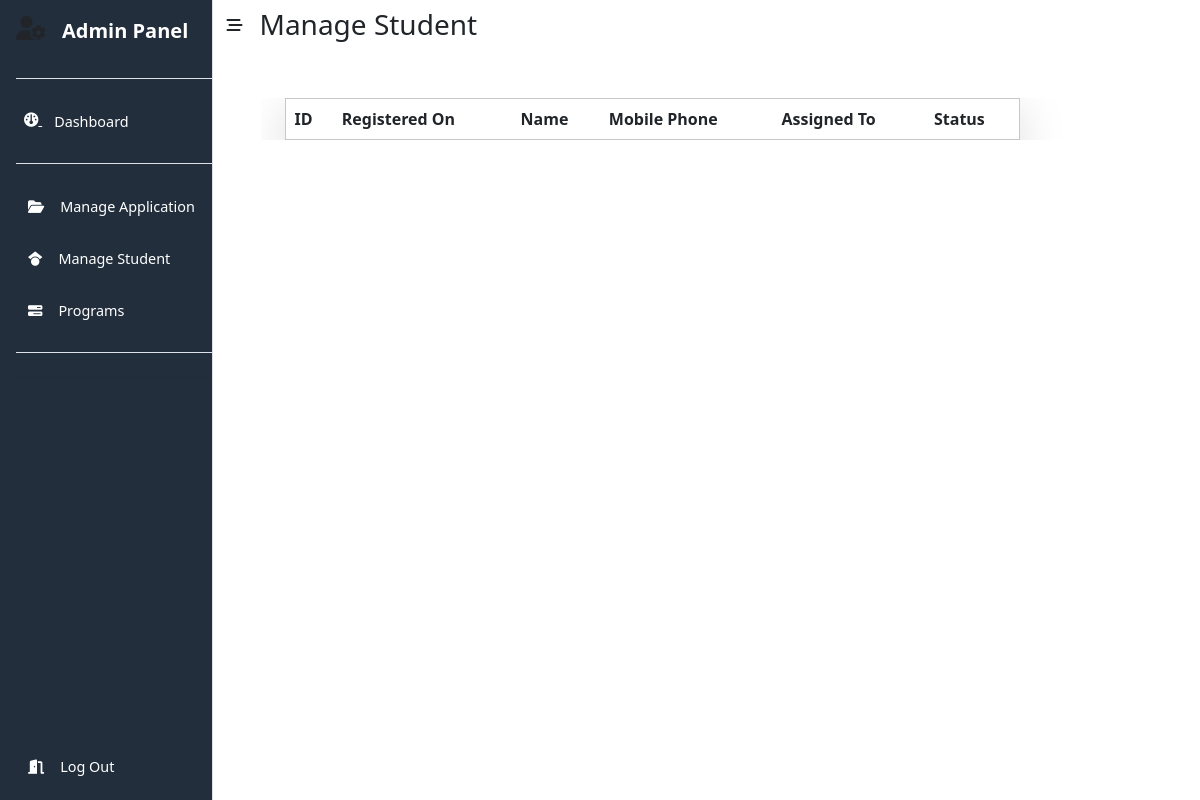
Before: /Admin/manStudent.php with the older database file.
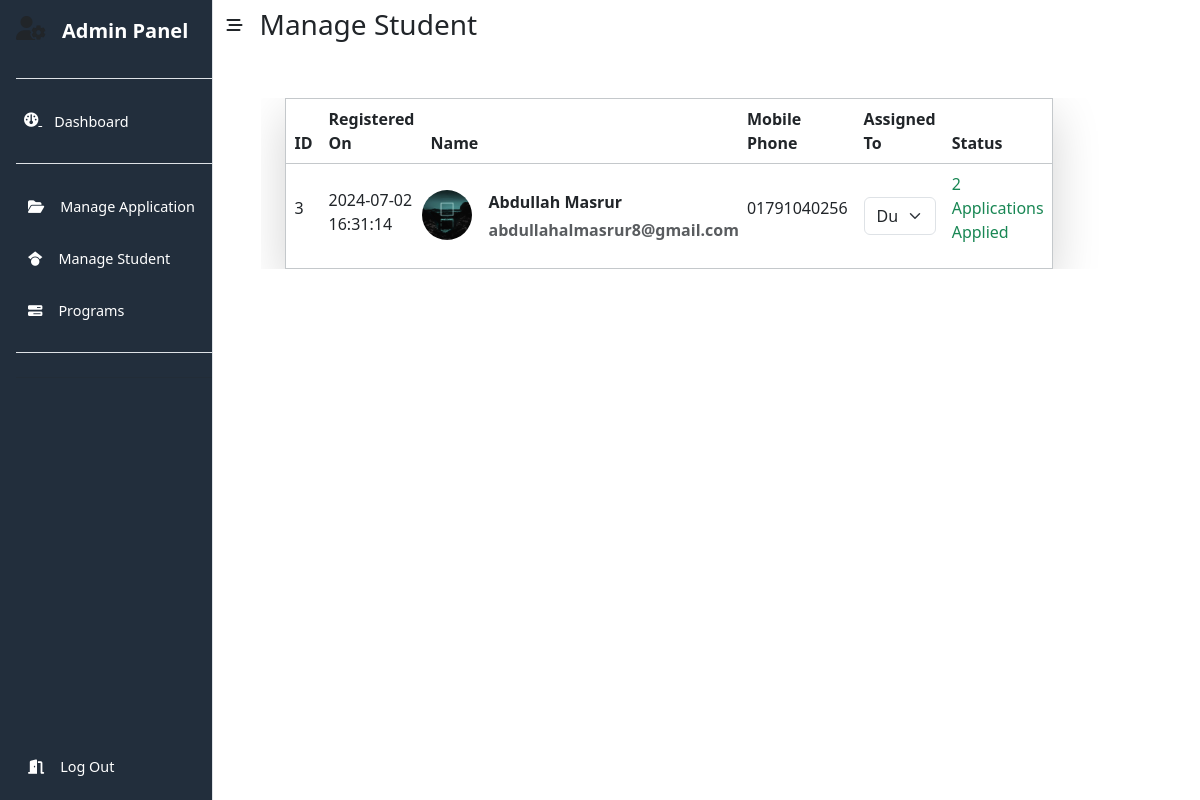
After: the same page with the newer database file.
### tables this page shows
CREATE TABLE `users` (
  `id` int(255) NOT NULL,
  `firstname` varchar(255) NOT NULL,
  `lastname` varchar(255) NOT NULL,
  `password` varchar(255) NOT NULL,
  `email` varchar(255) NOT NULL,
  `phonenumber` varchar(255) NOT NULL,
  `verifytoken` varchar(255) NOT NULL,
  `verifystatus` int(255) NOT NULL,
  `dob` varchar(255) NOT NULL,
  `gender` varchar(255) NOT NULL,
  `marital` varchar(255) NOT NULL,
  `nation` varchar(255) NOT NULL,
  `address` varchar(255) NOT NULL,
  `postcode` varchar(255) NOT NULL,
  `passportnum` varchar(255) NOT NULL,
  `issuecountry` varchar(255) NOT NULL,
  `issuedate` varchar(255) NOT NULL,
  `expirydate` varchar(255) NOT NULL,
  `institutionname` varchar(255) NOT NULL,
  `studycountry` varchar(255) NOT NULL,
  `cgpa` varchar(255) NOT NULL,
  `qualification` varchar(255) NOT NULL,
  `startdate` varchar(255) NOT NULL,
  `enddate` varchar(255) NOT NULL,
  `language` varchar(255) NOT NULL,
  `eduaddress` varchar(255) NOT NULL,
  `companyname` varchar(255) NOT NULL,
  `jobtitle` varchar(255) NOT NULL,
  `jobstartdate` varchar(255) NOT NULL,
  `jobenddate` varchar(255) NOT NULL,
  `jobresponsibilities` varchar(255) NOT NULL,
  `createdOn` timestamp NOT NULL DEFAULT current_timestamp(),
  `assignedTo` varchar(255) NOT NULL DEFAULT 'None',
  `applied` int(255) NOT NULL,
  `profilePic` varchar(255) NOT NULL DEFAULT 'User Photos/blank-profile-picture.jpg'
);

### Admin/manStudent.php (the view, shortened to what this page needs)
<?php
include "../connection.php";
?>
<!DOCTYPE html>
<html lang="en">
<head>
    <link href="https://cdn.jsdelivr.net/npm/bootstrap@5.3.0/dist/css/bootstrap.min.css" rel="stylesheet">
    <link rel="stylesheet" href="https://cdnjs.cloudflare.com/ajax/libs/font-awesome/6.5.1/css/all.min.css">
    <link rel="stylesheet" href="https://cdnjs.cloudflare.com/ajax/libs/twitter-bootstrap/5.3.0/css/bootstrap.min.css">
    <link rel="stylesheet" href="https://cdn.datatables.net/1.13.6/css/dataTables.bootstrap5.min.css" />
</head>
<body>
    <div class="container-fluid px-0">
        <div class="d-flex flex-nowrap">
            <?php include "sidebar.php"; ?>
            <div style="width: 100%">
                <div class="d-flex">
                    <button class="btn open-btn"><i class="fa-solid fa-bars-staggered"></i></button>
                    <h3 class="mt-2 ms-1">Manage Student</h3>
                </div>
                <div class="ms-5 mt-5" style="max-height: 90vh; overflow-y: auto;">
                    <div class="col-lg-10 px-4">
                        <table id="dataTable"
                            class="table align-middle mb-0 bg-white border border-1 border-secondary-subtle rounded p-4 shadow-lg">
                            <thead class="bg-light">
                                <tr>
                                    <th>ID</th>
                                    <th>Registered On</th>
                                    <th>Name</th>
                                    <th>Mobile Phone</th>
                                    <th>Assigned To</th>
                                    <th>Status</th>
                                </tr>
                            </thead>
                            <tbody>
                                <?php
                                $userData = mysqli_query($conn, "SELECT * FROM `users`");
                                while ($row = mysqli_fetch_array($userData)) {
                                    $datetime = $row['createdOn'];
                                    list($date, $time) = explode(' ', $datetime);
                                    echo "
                                        <tr>
                                            <td>
                                                <p>" . $row['id'] . "</p>
                                            </td>
                                            <td>
                                                <p class='mt-2'>" . $date . "<br>" . $time . "</p>
                                            </td>
                                            <td class='p-0'>
                                                <div class='d-flex'>
                                                    <div class='me-3'>
                                                        <img class='rounded-pill' src='../" . $row['profilePic'] . "' width='50rem'>
                                                    </div>
                                                    <div>
                                                        <p class='fw-bold mb-1'>" . $row['firstname'] . " " . $row['lastname'] . "</p>
                                                        <p class='fw-bold text-muted mb-0'>" . $row['email'] . "</p>
                                                    </div>
                                                </div>
                                            </td>
                                            <td>
                                                <p>" . $row['phonenumber'] . "</p>
                                            </td>
                                            <td>
                                                <select class='form-select'>
                                                    <option value='dummy1' " . ($row['assignedTo'] == 'dummy1' ? 'selected' : '') . ">Dummy Name 1</option>
                                                    <option value='dummy2' " . ($row['assignedTo'] == 'dummy2' ? 'selected' : '') . ">Dummy Name 2</option>
                                                    <option value='dummy3' " . ($row['assignedTo'] == 'dummy3' ? 'selected' : '') . ">Dummy Name 3</option>
                                                </select>
                                            </td>
                                            <td>
                                                <p class='text-success'>" . $row['applied'] . " Applications Applied</p>
                                            </td>
                                        </tr>
                                    ";
                                }
                                ?>
                            </tbody>
                        </table>
                    </div>
                </div>
            </div>
        </div>
    </div>
</body>
</html>

Changed rows visible on the page:
added users: id "3", date "2024-07-02", time "16:31:14", profilePic (picture), firstname "Abdullah", lastname "Masrur", email "abdullahalmasrur8@gmail.com", phonenumber "01791040256", applied "2"
